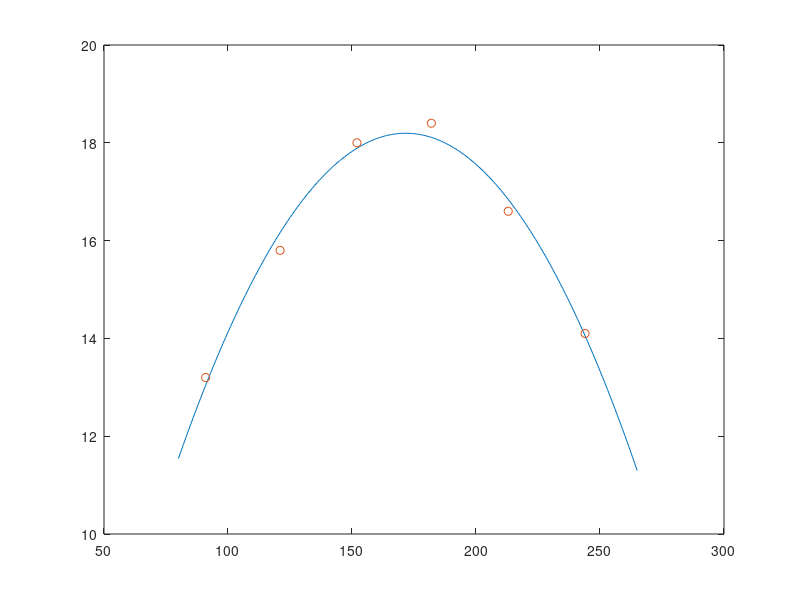

The MATLAB script that drew this image:
disp('Uppgift 2 a)');

clf;

T = [91, 121, 152, 182, 213, 244]';
Y = [13.2, 15.8, 18.0, 18.4, 16.6, 14.1]';

A = [ones(size(T)) T T.^2];
c = A\Y;

range = 80:265';
poly = c(1)+c(2)*range+c(3)*range.^2;

plot(range, poly, T, Y, 'o');

% hold;
% scatter(t, p);
% p = polyfit(x1,solh1,2);
% x2 = 80:0.1:260;
% y = polyval(p,x2);
% plot(x2,y);
% % b)
% x3 = [1, 32, 60, 274, 305, 335];
% solh2 = [6.1, 8.0, 10.4, 11.4, 8.7, 6.6];
% scatter(x3,solh2);
% hold;
